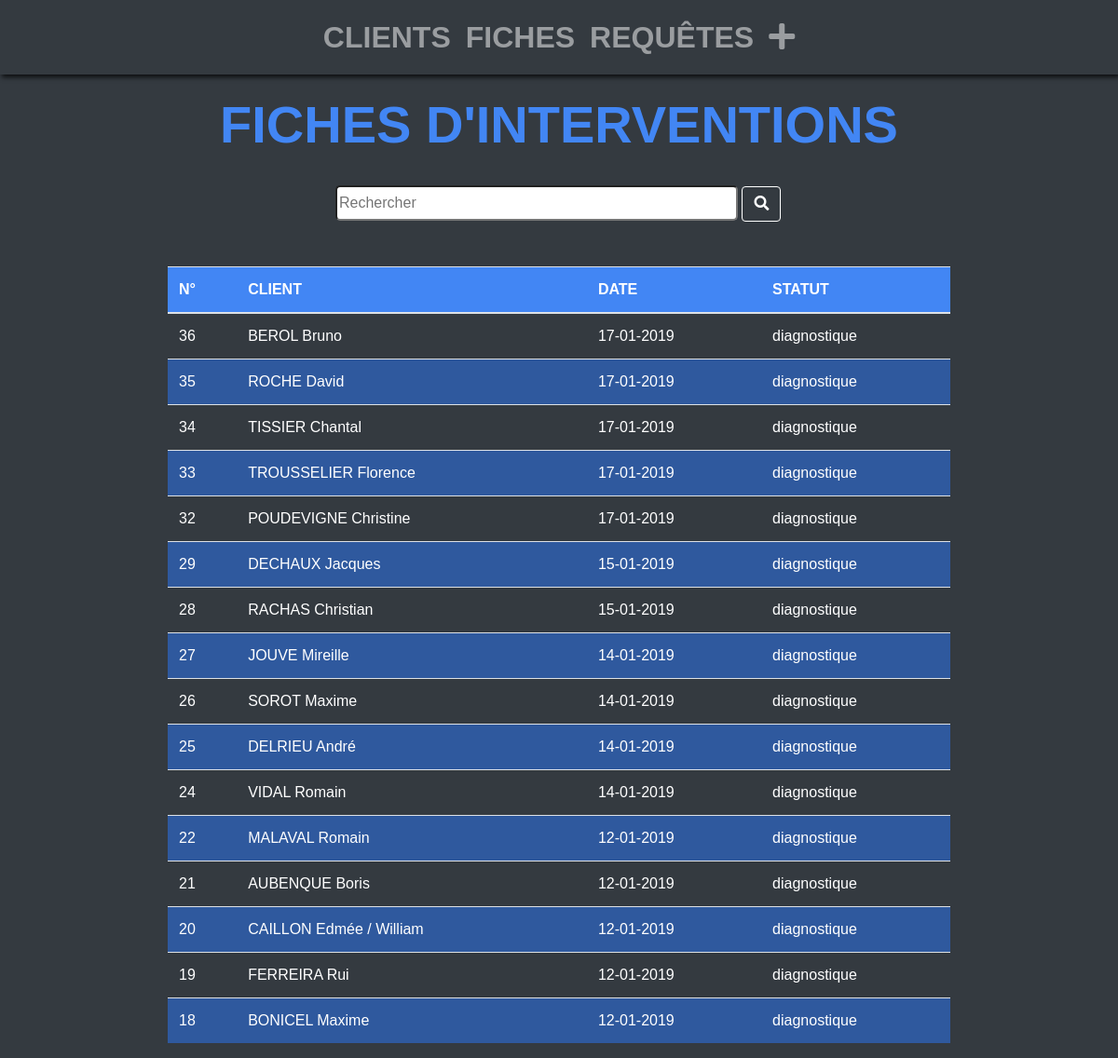
Page /sheet/ on the earlier database version.
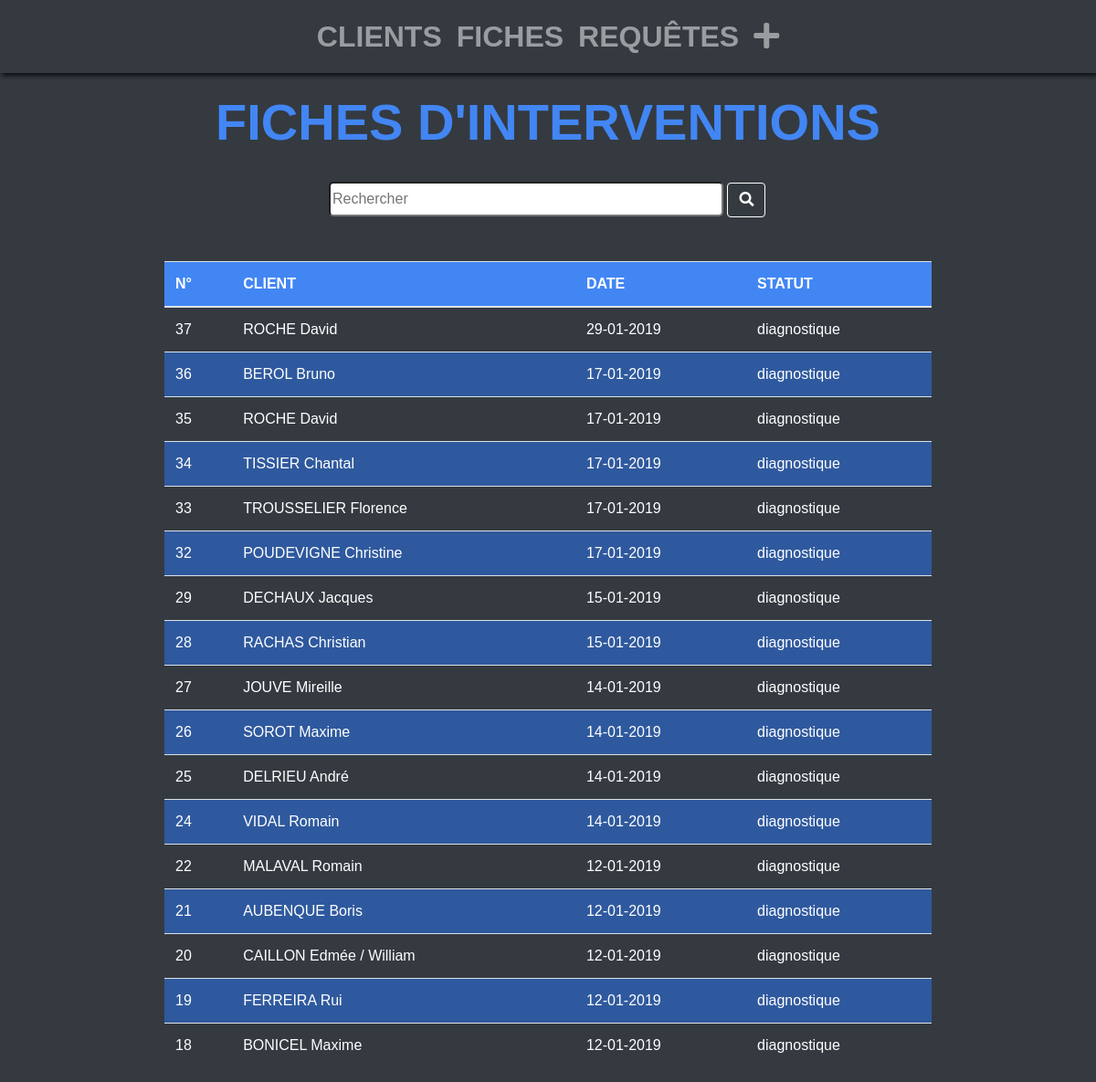
Same page on the later database version.
### gestion_intervention/models.py (models this page shows, shortened)
class Sheet(models.Model):
    customer = models.ForeignKey(Customer)
    date = models.DateTimeField(auto_now_add=True, blank=True)
    statut = models.CharField(max_length=40, choices=STATUS_SHEET)
    other = MultiSelectField(max_length=40, choices=OTHERS_CHOICES, null=True, blank=True )
    reason = models.TextField(null=True, blank=True)
    password = models.CharField(max_length=100, null=True, blank=True)
    resolution = models.TextField(null=True, blank=True)
    comment = models.TextField(null=True, blank=True)
    guarantee = models.BooleanField(default=False)
    def datepublished(self):
        return self.date.strftime('%d-%m-%Y')

class Customer(models.Model):
    first_name = models.CharField(max_length=50)
    last_name = models.CharField(max_length=50)
    slug = AutoSlugField(populate_from='first_name')
    email = models.EmailField(blank=True, null=True, unique=True)
    phone = models.CharField(max_length=70, null=False, blank=False)

### gestion_intervention/views.py (the view)
# urls.py: url(r'^sheet/$', SheetListView.as_view(), name='sheet-list'),
class SheetListView(ListView):
    models = Sheet
    def get_queryset(self):
        return Sheet.objects.all().order_by('-date')

### gestion_intervention/templates/gestion_intervention/sheet_list.html
{% extends "gestion_intervention/base.html" %}
{% block content %}
<div class="col-12 sheet_list">
    <h2>Fiches d'Interventions</h2>
    <form class="search mx-auto" action="#" method="get">
        <input class="field" id="myCustomerInput" type="search" name="q" placeholder="Rechercher" class="form-control">
        <button class="btn " type="submit"><i class="fas fa-search"></i></button>
    </form>
    <table class="table table-hover">
        <thead class="sheet_head_list">
            <tr>
                <th scope="col">N°</th>
                <th scope="col">Client</th>
                <th scope="col">Date</th>
                <th scope="col">statut</th>
            </tr>
        </thead>
        <tbody>
            {% for sheet in object_list %}
            <tr class="sheet_table customerName">
                <td><a href="{% url 'sheet-detail' sheet.id %}">{{sheet.id}}</a></td>
                <td scope="row"><a href="{% url 'sheet-detail' sheet.id %}">{% filter upper %}{{sheet.customer.last_name}}{% endfilter %} {{sheet.customer.first_name}} </a></td>
                <td><a href="{% url 'sheet-detail' sheet.id %}">{{sheet.datepublished}}</a></td>
                <td><a href="{% url 'sheet-detail' sheet.id %}">{{sheet.statut}}</a></td>
            </tr>
            {% endfor %}
        </tbody>
    </table>
</div>
{% endblock %}

Differences in the rows shown:
added Sheet: id "37", customer.last_name "ROCHE", customer.first_name "David", datepublished "29-01-2019", statut "diagnostique"
